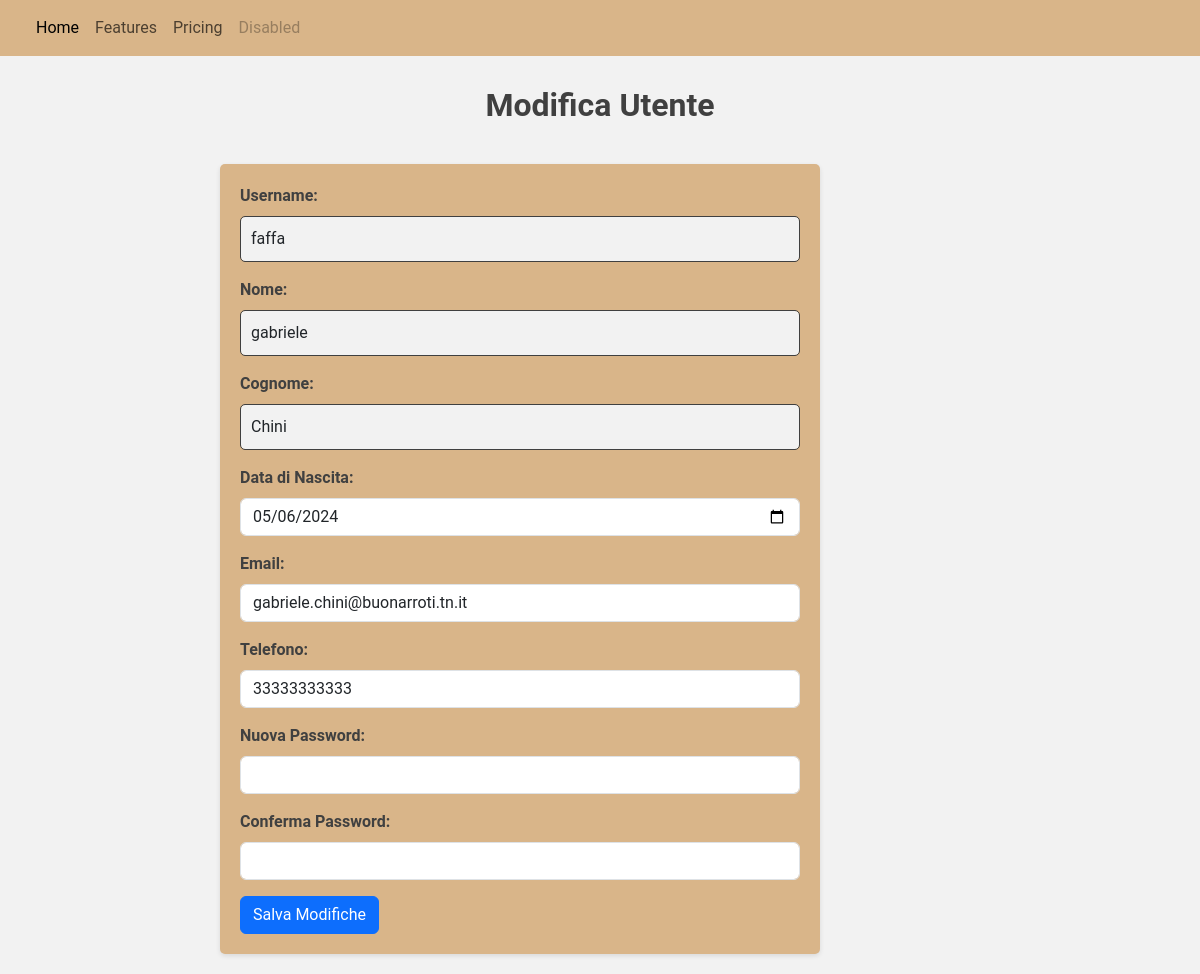
Screenshot of /modifyUser.php?id=3 with the database file from the repository.
### tables this page shows
CREATE TABLE `utente` (
  `Codice` int(11) NOT NULL,
  `Username` varchar(255) DEFAULT NULL,
  `Password` varchar(255) DEFAULT NULL,
  `Nome` varchar(255) DEFAULT NULL,
  `Cognome` varchar(255) DEFAULT NULL,
  `DataNascita` date DEFAULT NULL,
  `Email` varchar(255) DEFAULT NULL,
  `Tel` varchar(20) DEFAULT NULL
);

### modifyUser.php (the view, shortened to what this page needs)
<!DOCTYPE html>
<html lang="it">
<head>
    <link href="https://cdn.jsdelivr.net/npm/bootstrap@5.3.3/dist/css/bootstrap.min.css" rel="stylesheet">
    <link rel="stylesheet" href="stylesheet/style.css">
</head>
<body>
    <?php
    include "navbar.php";
    include 'connection.php';
    if(isset($_GET['id']) && !empty($_GET['id'])) {
        $user_id = $_GET['id'];
        $user_sql = $conn->prepare("SELECT * FROM utente WHERE Codice = ?");
        $user_sql->bind_param("i", $user_id);
        $user_sql->execute();
        $user_result = $user_sql->get_result();
        if ($user_result->num_rows == 1) {
            $user_row = $user_result->fetch_assoc();
    ?>
            <div class="container">
                <h1>Modifica Utente</h1>
                <form method="post">
                    <div class="mb-3">
                        <label for="username" class="form-label">Username:</label>
                        <input type="text" class="form-control" id="username" name="username" value="<?php echo $user_row['Username']; ?>" required>
                    </div>
                    <div class="mb-3">
                        <label for="nome" class="form-label">Nome:</label>
                        <input type="text" class="form-control" id="nome" name="nome" value="<?php echo $user_row['Nome']; ?>" required>
                    </div>
                    <div class="mb-3">
                        <label for="cognome" class="form-label">Cognome:</label>
                        <input type="text" class="form-control" id="cognome" name="cognome" value="<?php echo $user_row['Cognome']; ?>" required>
                    </div>
                    <div class="mb-3">
                        <label for="data_nascita" class="form-label">Data di Nascita:</label>
                        <input type="date" class="form-control" id="data_nascita" name="data_nascita" value="<?php echo $user_row['DataNascita']; ?>" required>
                    </div>
                    <div class="mb-3">
                        <label for="email" class="form-label">Email:</label>
                        <input type="email" class="form-control" id="email" name="email" value="<?php echo $user_row['Email']; ?>" required>
                    </div>
                    <div class="mb-3">
                        <label for="tel" class="form-label">Telefono:</label>
                        <input type="tel" class="form-control" id="tel" name="tel" value="<?php echo $user_row['Tel']; ?>" required>
                    </div>
                    <div class="mb-3">
                        <label for="password" class="form-label">Nuova Password:</label>
                        <input type="password" class="form-control" id="password" name="password">
                    </div>
                    <div class="mb-3">
                        <label for="confirm_password" class="form-label">Conferma Password:</label>
                        <input type="password" class="form-control" id="confirm_password" name="confirm_password">
                    </div>
                    <button type="submit" class="btn btn-primary" name="submit">Salva Modifiche</button>
                </form>
            </div>
    <?php
        } else {
            echo "Nessun utente trovato con l'ID specificato.";
        }
    } else {
        echo "ID utente non fornito.";
    }
    ?>
</body>
</html>

### stylesheet/style.css (style rules this page uses)
:root { --white: #F2F2F2; --gray: #404040; --brown: #BF9B7A; --lightBrown: #D9B589; --darkBrown: #8C6849; }
body { font-family: 'Roboto', sans-serif; background-color: var(--white); color: var(--gray); margin: 0; padding: 0; display: flex; justify-content: center; align-items: center; flex-direction: column; width: 100vw; }
.container { max-width: 800px; padding: 20px; margin: 0 auto; }
h1 { text-align: center; font-size: 32px; color: var(--gray); margin-bottom: 40px; font-weight: 700; }
form { background-color: var(--lightBrown); border-radius: 5px; padding: 20px; margin-top: 20px; max-width: 600px; min-width: 600px; box-shadow: 0 2px 5px rgba(0, 0, 0, 0.1); }
label { font-weight: bold; display: block; margin-bottom: 10px; }
input[type="text"], input[type="number"], select { background-color: var(--white); width: 100%; padding: 10px; border: 1px solid var(--gray); border-radius: 5px; margin-bottom: 15px; box-sizing: border-box; }
input[type="submit"], button { background-color: var(--darkBrown); color: B5B4D9; padding: 10px 20px; border: none; border-radius: 4px; cursor: pointer; transition: background-color 0.3s ease; }

### rows the page displays
utente: username "faffa", nome "gabriele", cognome "Chini", data_nascita "05/06/2024", email "gabriele.chini@buonarroti.tn.it", tel "33333333333"
